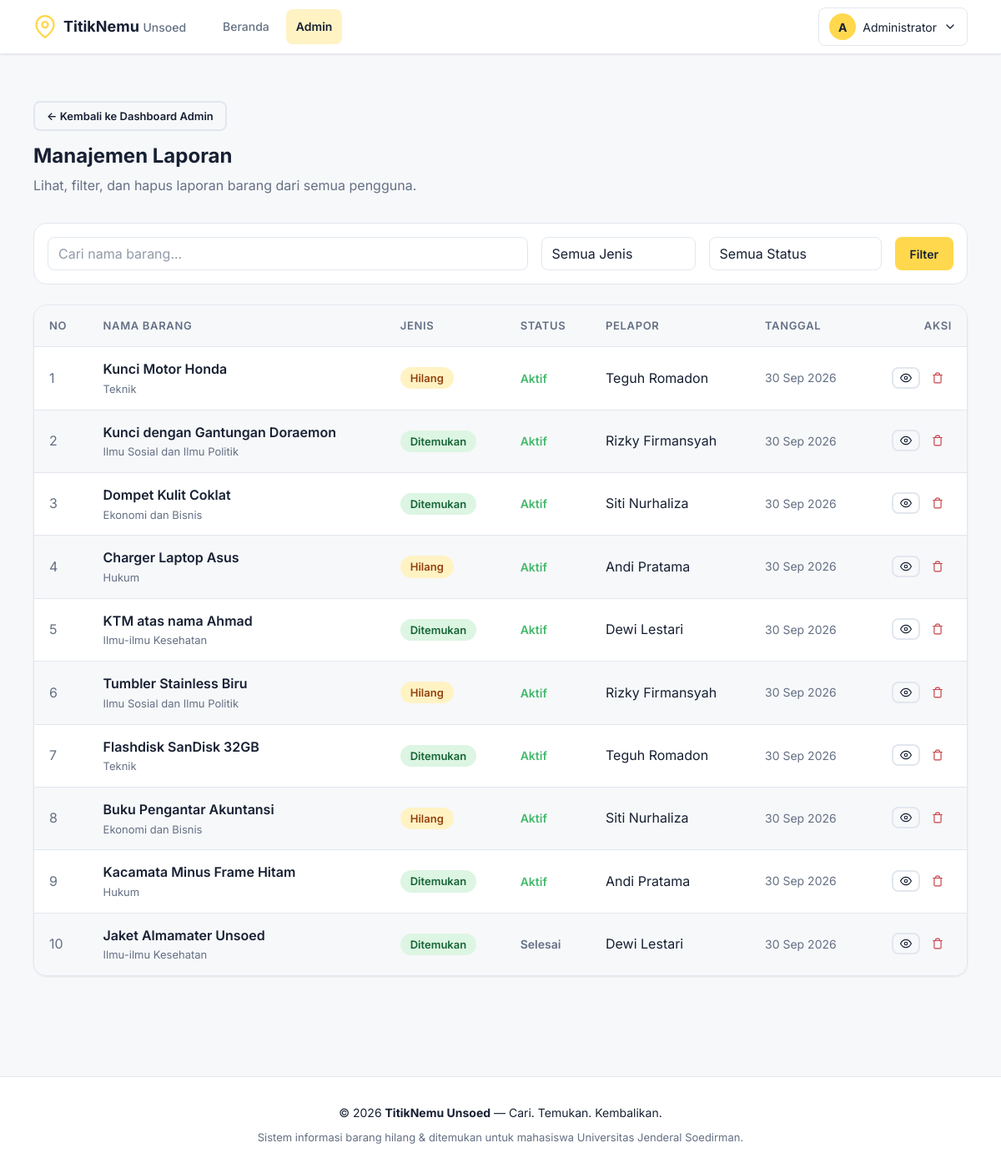
Page /admin/laporan.php (signed in) on the committed database.
### tables this page shows
CREATE TABLE items (
  id INT AUTO_INCREMENT PRIMARY KEY,
  user_id INT NOT NULL,
  type ENUM('lost','found') NOT NULL,
  nama_barang VARCHAR(150) NOT NULL,
  kategori VARCHAR(50) NOT NULL,
  fakultas_id INT NOT NULL,
  lokasi VARCHAR(255) DEFAULT NULL,
  tanggal DATE NOT NULL,
  deskripsi TEXT,
  foto VARCHAR(255) DEFAULT NULL,
  status ENUM('lost','found','returned') NOT NULL,
  created_at TIMESTAMP NOT NULL DEFAULT CURRENT_TIMESTAMP,
  FOREIGN KEY (user_id) REFERENCES users(id)
    ON DELETE CASCADE ON UPDATE CASCADE,
  FOREIGN KEY (fakultas_id) REFERENCES fakultas(id)
    ON DELETE RESTRICT ON UPDATE CASCADE
);

CREATE TABLE fakultas (
  id INT AUTO_INCREMENT PRIMARY KEY,
  nama_fakultas VARCHAR(100) NOT NULL
);

CREATE TABLE users (
  id INT AUTO_INCREMENT PRIMARY KEY,
  nama VARCHAR(100) NOT NULL,
  email VARCHAR(100) NOT NULL UNIQUE,
  no_hp VARCHAR(20) NOT NULL,
  fakultas_id INT NOT NULL,
  prodi_id INT NOT NULL,
  password VARCHAR(255) NOT NULL,
  role ENUM('user','admin') NOT NULL DEFAULT 'user',
  is_banned TINYINT(1) NOT NULL DEFAULT 0,
  created_at TIMESTAMP NOT NULL DEFAULT CURRENT_TIMESTAMP,
  FOREIGN KEY (fakultas_id) REFERENCES fakultas(id)
    ON DELETE RESTRICT ON UPDATE CASCADE,
  FOREIGN KEY (prodi_id) REFERENCES prodi(id)
    ON DELETE RESTRICT ON UPDATE CASCADE
);

### admin/laporan.php (the view, shortened to what this page needs)
<?php
require_once '../config/database.php';
$q      = trim($_GET['q'] ?? '');
$whereSQL = "";
$sql = "
    SELECT i.id, i.nama_barang, i.type, i.status, i.created_at, u.nama AS pelapor, u.is_banned, f.nama_fakultas
    FROM items i
    JOIN users u ON i.user_id = u.id
    JOIN fakultas f ON i.fakultas_id = f.id
    {$whereSQL}
    ORDER BY i.created_at DESC
";
$stmt = $conn->prepare($sql);
$stmt->execute();
$result = $stmt->get_result();
$items = [];
while ($row = $result->fetch_assoc()) {
    $items[] = $row;
}
require_once '../includes/header.php';
require_once '../includes/navbar.php';
?>
<section class="section">
  <div class="container">
    <div class="page-header">
      <a href="dashboard.php" class="btn btn--outline btn--sm mb-2" style="display: inline-flex;">&larr; Kembali ke Dashboard Admin</a>
      <h1 class="page-header__title">Manajemen Laporan</h1>
      <p class="page-header__sub">Lihat, filter, dan hapus laporan barang dari semua pengguna.</p>
    </div>
    <form action="laporan.php" method="GET" class="filter-bar">
      <div style="flex: 1; min-width: 250px;">
        <input type="text" name="q" class="form-input" placeholder="Cari nama barang..." value="<?= htmlspecialchars($q) ?>" style="min-height: 40px; padding: .5rem .75rem;">
      </div>
      <div>
        <select name="type" class="form-select" onchange="this.form.submit()" style="min-height: 40px; padding: .5rem 2rem .5rem .75rem;">
          <option value="all">Semua Jenis</option>
        </select>
      </div>
      <div>
        <select name="status" class="form-select" onchange="this.form.submit()" style="min-height: 40px; padding: .5rem 2rem .5rem .75rem;">
          <option value="all">Semua Status</option>
        </select>
      </div>
      <div>
        <button type="submit" class="btn btn--primary" style="min-height: 40px; padding: .5rem 1rem;">Filter</button>
      </div>
    </form>
    <div class="table-responsive" style="background: var(--surface); border: 1px solid var(--border); border-radius: var(--radius-lg);">
      <table class="table table--admin">
        <thead>
          <tr>
            <th>No</th>
            <th>Nama Barang</th>
            <th>Jenis</th>
            <th>Status</th>
            <th>Pelapor</th>
            <th>Tanggal</th>
            <th style="text-align: right;">Aksi</th>
          </tr>
        </thead>
        <tbody>
          <?php if (empty($items)): ?>
            <tr><td colspan="7" class="text-center text-muted" style="padding: 2rem;">Tidak ada laporan yang cocok.</td></tr>
          <?php else: ?>
            <?php $no = 1; foreach ($items as $item): ?>
              <tr>
                <td class="text-muted"><?= $no++ ?></td>
                <td>
                  <div style="font-weight: 600;">
                    <a href="../detail.php?id=<?= $item['id'] ?>" target="_blank" style="color: var(--ink); text-decoration: none;">
                      <?= htmlspecialchars($item['nama_barang']) ?>
                    </a>
                  </div>
                  <div style="font-size: var(--font-size-xs); color: var(--muted);"><?= htmlspecialchars($item['nama_fakultas']) ?></div>
                </td>
                <td>
                  <?php if ($item['type'] === 'lost'): ?>
                    <span class="badge badge--lost">Hilang</span>
                  <?php else: ?>
                    <span class="badge badge--found">Ditemukan</span>
                  <?php endif; ?>
                </td>
                <td>
                  <?php
                    $isSelesai = ($item['status'] === 'returned' || ($item['type'] === 'lost' && $item['status'] === 'found'));
                    if ($isSelesai) echo '<span class="text-muted" style="font-weight:600; font-size:var(--font-size-sm);">Selesai</span>';
                    else echo '<span style="color:var(--brand-green); font-weight:600; font-size:var(--font-size-sm);">Aktif</span>';
                  ?>
                </td>
                <td>
                  <?= htmlspecialchars($item['pelapor']) ?>
                </td>
                <td class="text-muted" style="font-size: var(--font-size-sm);">
                  <?= date('d M Y', strtotime($item['created_at'])) ?>
                </td>
                <td style="text-align: right;">
                  <a href="../detail.php?id=<?= $item['id'] ?>" class="btn btn--outline btn--sm" target="_blank" title="Lihat Detail" style="padding: .25rem .5rem; min-height: auto;">
                    <svg width="14" height="14" viewBox="0 0 24 24" fill="none" stroke="currentColor" stroke-width="2" stroke-linecap="round" stroke-linejoin="round"><path d="M1 12s4-8 11-8 11 8 11 8-4 8-11 8-11-8-11-8z"></path><circle cx="12" cy="12" r="3"></circle></svg>
                  </a>
                  <form action="../laporan/hapus.php" method="POST" style="display:inline-block;" onsubmit="return confirm('Yakin ingin menghapus laporan ini? Tindakan ini tidak dapat dibatalkan.');">
                    <button type="submit" class="btn btn--outline btn--sm" style="color: var(--danger); border-color: transparent; padding: .25rem .5rem; min-height: auto;" title="Hapus">
                      <svg width="14" height="14" viewBox="0 0 24 24" fill="none" stroke="currentColor" stroke-width="2" stroke-linecap="round" stroke-linejoin="round"><polyline points="3 6 5 6 21 6"></polyline><path d="M19 6v14a2 2 0 0 1-2 2H7a2 2 0 0 1-2-2V6m3 0V4a2 2 0 0 1 2-2h4a2 2 0 0 1 2 2v2"></path></svg>
                    </button>
                  </form>
                </td>
              </tr>
            <?php endforeach; ?>
          <?php endif; ?>
        </tbody>
      </table>
    </div>
  </div>
</section>
<?php require_once '../includes/footer.php'; ?>

### css/style.css (style rules this page uses)
:root { --brand-yellow: #FFD84D; --brand-yellow-soft: #FFF3C4; --brand-green: #43B96B; --brand-green-soft: #DDF5E3; --ink: #172033; --muted: #647084; --surface: #FFFFFF; --page: #F7F8FA; --border: #E2E7EE; --danger: #C83F45; --focus: #2864C5; --font-family: 'Inter', system-ui, -apple-system, sans-serif; --font-size-base: 16px; --font-size-xs: 13px; --font-size-sm: 14px; --font-size-lg: 18px; --font-size-xl: 20px; --font-size-2xl: 24px; --font-size-3xl: 32px; --radius-sm: 8px; --radius-md: 12px; --radius-lg: 16px; --shadow-sm: 0 1px 3px rgba(23, 32, 51, 0.05), 0 1px 2px rgba(23, 32, 51, 0.03); --shadow-md: 0 4px 12px -2px rgba(23, 32, 51, 0.08), 0 2px 6px -1px rgba(23, 32, 51, 0.04); --shadow-lg: 0 12px 24px -4px rgba(23, 32, 51, 0.10), 0 4px 8px -2px rgba(23, 32, 51, 0.05); --transition: 150ms ease-in-out; --container-max: 1320px; }
*, *::before, *::after { box-sizing: border-box; margin: 0; padding: 0; }
html { font-size: var(--font-size-base); -webkit-text-size-adjust: 100%; }
body { font-family: var(--font-family); font-size: 1rem; line-height: 1.6; color: var(--ink); background-color: var(--page); min-height: 100vh; display: flex; flex-direction: column; -webkit-font-smoothing: antialiased; -moz-osx-font-smoothing: grayscale; }
a { color: var(--focus); text-decoration: none; transition: color var(--transition); }
.container { width: 100%; max-width: var(--container-max); margin-left: auto; margin-right: auto; padding-left: 1.25rem; padding-right: 1.25rem; }
@media (min-width: 640px) { .container { padding-left: 2rem; padding-right: 2rem; } }
@media (min-width: 1024px) { .container { padding-left: 2.5rem; padding-right: 2.5rem; } }
.section { padding: 2.5rem 0; }
@media (min-width: 1024px) { .section { padding: 3.5rem 0; } }
.page-header { margin-bottom: 2rem; }
.page-header__title { font-size: var(--font-size-2xl); font-weight: 700; color: var(--ink); line-height: 1.2; }
.page-header__sub { font-size: 1rem; color: var(--muted); margin-top: .5rem; }
.btn { display: inline-flex; align-items: center; justify-content: center; gap: .5rem; padding: .625rem 1.25rem; font-family: inherit; font-size: var(--font-size-sm); font-weight: 600; line-height: 1.4; border: 2px solid transparent; border-radius: var(--radius-sm); cursor: pointer; text-decoration: none; min-height: 44px; transition: background var(--transition), color var(--transition), border-color var(--transition), box-shadow var(--transition), transform var(--transition); }
.btn--primary { background: var(--brand-yellow); color: var(--ink); border-color: var(--brand-yellow); }
.btn--outline { background: transparent; color: var(--ink); border-color: var(--border); }
.btn--sm { padding: .375rem .875rem; font-size: var(--font-size-xs); min-height: 36px; }
.form-input, .form-select, .form-textarea { width: 100%; padding: .625rem .875rem; font-family: inherit; font-size: 1rem; color: var(--ink); background: var(--surface); border: 1px solid var(--border); border-radius: var(--radius-sm); min-height: 44px; transition: border-color var(--transition), box-shadow var(--transition); }
.form-input::placeholder, .form-textarea::placeholder { color: var(--muted); opacity: 0.7; }
.form-select { appearance: none; background-repeat: no-repeat; background-position: right 1rem center; background-size: 16px; padding-right: 2.5rem; cursor: pointer; }
.badge { display: inline-flex; align-items: center; gap: .375rem; padding: .25rem .75rem; font-size: var(--font-size-xs); font-weight: 600; border-radius: 9999px; white-space: nowrap; line-height: 1.4; }
.badge--lost { background: var(--brand-yellow-soft); color: #92400e; }
.badge--found { background: var(--brand-green-soft); color: #166534; }
.table-responsive { overflow-x: auto; background: var(--surface); border: 1px solid var(--border); border-radius: var(--radius-lg); box-shadow: var(--shadow-sm); }
.table { width: 100%; border-collapse: collapse; text-align: left; white-space: nowrap; }
.table th, .table td { padding: .875rem 1.125rem; border-bottom: 1px solid var(--border); vertical-align: middle; }
.table th { background: var(--page); font-weight: 600; font-size: var(--font-size-xs); color: var(--muted); text-transform: uppercase; letter-spacing: 0.05em; border-top: none; }
.table tr:last-child td { border-bottom: none; }
.table tbody tr { transition: background var(--transition); }
.table--admin tbody tr:nth-child(even) { background-color: var(--page); }
.text-muted { color: var(--muted); }
.mb-2 { margin-bottom: 1rem; }

### rows in the picture
items: nama_barang "Kunci Motor Honda", fakultas.nama_fakultas "Teknik", type "Hilang", status "Aktif", user.nama "Teguh Romadon", created_at "30 Sep 2026"
items: nama_barang "Kunci dengan Gantungan Doraemon", fakultas.nama_fakultas "Ilmu Sosial dan Ilmu Politik", type "Ditemukan", status "Aktif", user.nama "Rizky Firmansyah", created_at "30 Sep 2026"
items: nama_barang "Dompet Kulit Coklat", fakultas.nama_fakultas "Ekonomi dan Bisnis", type "Ditemukan", status "Aktif", user.nama "Siti Nurhaliza", created_at "30 Sep 2026"
items: nama_barang "Charger Laptop Asus", fakultas.nama_fakultas "Hukum", type "Hilang", status "Aktif", user.nama "Andi Pratama", created_at "30 Sep 2026"
items: nama_barang "KTM atas nama Ahmad", fakultas.nama_fakultas "Ilmu-ilmu Kesehatan", type "Ditemukan", status "Aktif", user.nama "Dewi Lestari", created_at "30 Sep 2026"
items: nama_barang "Tumbler Stainless Biru", fakultas.nama_fakultas "Ilmu Sosial dan Ilmu Politik", type "Hilang", status "Aktif", user.nama "Rizky Firmansyah", created_at "30 Sep 2026"
items: nama_barang "Flashdisk SanDisk 32GB", fakultas.nama_fakultas "Teknik", type "Ditemukan", status "Aktif", user.nama "Teguh Romadon", created_at "30 Sep 2026"
items: nama_barang "Buku Pengantar Akuntansi", fakultas.nama_fakultas "Ekonomi dan Bisnis", type "Hilang", status "Aktif", user.nama "Siti Nurhaliza", created_at "30 Sep 2026"
items: nama_barang "Kacamata Minus Frame Hitam", fakultas.nama_fakultas "Hukum", type "Ditemukan", status "Aktif", user.nama "Andi Pratama", created_at "30 Sep 2026"
items: nama_barang "Jaket Almamater Unsoed", fakultas.nama_fakultas "Ilmu-ilmu Kesehatan", type "Ditemukan", status "Selesai", user.nama "Dewi Lestari", created_at "30 Sep 2026"

### other values in the picture
mb_substr($userName, 0, 1) "A"
$userName "Administrator"
